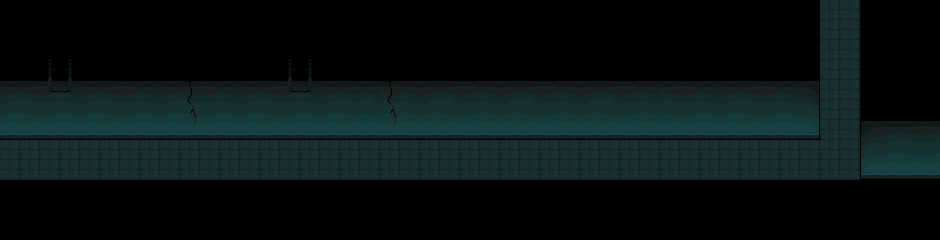

This is a level from a 2D game, rendered from its Tiled map with the project's own tilesets. A one-line summary and the complete map file follow:
An orthogonal 47x12 tile map with 20x20 px tiles, 2 tile layers (Tile Layer 1, Tile Layer 2) and 11 objects (4x monitor, 2x door, start).

<map version="1.4" tiledversion="1.4.3" orientation="orthogonal" renderorder="right-down" width="47" height="12" tilewidth="20" tileheight="20" infinite="0" nextlayerid="7" nextobjectid="351">
 <editorsettings>
  <export target="tiledata.lua" format="lua" />
 </editorsettings>
 <tileset firstgid="1" source="../../Tilesets/lab1.tsx" />
 <layer id="1" name="Tile Layer 1" width="47" height="12">
  <data encoding="csv">
1,1,1,1,1,1,1,1,1,1,1,1,1,1,1,1,1,1,1,1,1,1,1,1,1,1,1,1,1,1,1,1,1,1,1,1,1,1,1,1,1,2,2,1,1,1,1,
1,1,1,1,1,1,1,1,1,1,1,1,1,1,1,1,1,1,1,1,1,1,1,1,1,1,1,1,1,1,1,1,1,1,1,1,1,1,1,1,1,2,2,1,1,1,1,
1,1,1,1,1,1,1,1,1,1,1,1,1,1,1,1,1,1,1,1,1,1,1,1,1,1,1,1,1,1,1,1,1,1,1,1,1,1,1,1,1,2,2,1,1,1,1,
1,1,1,1,1,1,1,1,1,1,1,1,1,1,1,1,1,1,1,1,1,1,1,1,1,1,1,1,1,1,1,1,1,1,1,1,1,1,1,1,1,2,2,1,1,1,1,
9,10,11,12,9,10,11,12,9,31,11,12,9,10,11,12,9,10,10,31,12,9,10,11,12,9,10,11,12,9,10,11,12,10,11,12,9,10,11,12,13,2,2,1,1,1,1,
16,17,18,19,16,17,18,19,16,38,18,19,16,17,18,19,16,17,17,38,19,16,17,18,19,16,17,18,19,16,17,18,19,17,18,19,16,17,18,19,20,2,2,1,1,1,1,
23,24,25,26,23,24,25,26,23,45,25,26,23,24,25,26,23,24,24,45,26,23,24,25,26,23,24,25,26,23,24,25,26,24,25,26,23,24,25,26,27,2,2,8,9,10,11,
2,2,2,2,2,2,2,2,2,2,2,2,2,2,2,2,2,2,2,2,2,2,2,2,2,2,2,2,2,2,2,2,2,2,2,2,2,2,2,2,2,2,2,15,16,17,18,
2,2,2,2,2,2,2,2,2,2,2,2,2,2,2,2,2,2,2,2,2,2,2,2,2,2,2,2,2,2,2,2,2,2,2,2,2,2,2,2,2,2,2,22,23,24,25,
1,1,1,1,1,1,1,1,1,1,1,1,1,1,1,1,1,1,1,1,1,1,1,1,1,1,1,1,1,1,1,1,1,1,1,1,1,1,1,1,1,1,1,1,1,1,1,
1,1,1,1,1,1,1,1,1,1,1,1,1,1,1,1,1,1,1,1,1,1,1,1,1,1,1,1,1,1,1,1,1,1,1,1,1,1,1,1,1,1,1,1,1,1,1,
1,1,1,1,1,1,1,1,1,1,1,1,1,1,1,1,1,1,1,1,1,1,1,1,1,1,1,1,1,1,1,1,1,1,1,1,1,1,1,1,1,1,1,1,1,1,1
</data>
 </layer>
 <layer id="2" name="Tile Layer 2" width="47" height="12">
  <data encoding="csv">
0,0,0,0,0,0,0,0,0,0,0,0,0,0,0,0,0,0,0,0,0,0,0,0,0,0,0,0,0,0,0,0,0,0,0,0,0,0,0,0,0,0,0,0,0,0,0,
0,0,0,0,0,0,0,0,0,0,0,0,0,0,0,0,0,0,0,0,0,0,0,0,0,0,0,0,0,0,0,0,0,0,0,0,0,0,0,0,0,0,0,0,0,0,0,
0,0,0,0,0,0,0,0,0,0,0,0,0,0,0,0,0,0,0,0,0,0,0,0,0,0,0,0,0,0,0,0,0,0,0,0,0,0,0,0,0,0,0,0,0,0,0,
0,0,33,34,0,0,0,0,0,0,0,0,0,0,33,34,0,0,0,0,0,0,0,0,0,0,0,0,0,0,0,0,0,0,0,0,0,0,0,0,0,0,0,0,0,0,0,
0,0,40,41,0,0,0,0,0,0,0,0,0,0,40,41,0,0,0,0,0,0,0,0,0,0,0,0,0,0,0,0,0,0,0,0,0,0,0,0,0,0,0,0,0,0,0,
0,0,0,0,0,0,0,0,0,0,0,0,0,0,0,0,0,0,0,0,0,0,0,0,0,0,0,0,0,0,0,0,0,0,0,0,0,0,0,0,0,0,0,0,0,0,0,
0,0,0,0,0,0,0,0,0,0,0,0,0,0,0,0,0,0,0,0,0,0,0,0,0,0,0,0,0,0,0,0,0,0,0,0,0,0,0,0,0,0,0,0,0,0,0,
0,0,0,0,0,0,0,0,0,0,0,0,0,0,0,0,0,0,0,0,0,0,0,0,0,0,0,0,0,0,0,0,0,0,0,0,0,0,0,0,0,0,0,0,0,0,0,
0,0,0,0,0,0,0,0,0,0,0,0,0,0,0,0,0,0,0,0,0,0,0,0,0,0,0,0,0,0,0,0,0,0,0,0,0,0,0,0,0,0,0,0,0,0,0,
0,0,0,0,0,0,0,0,0,0,0,0,0,0,0,0,0,0,0,0,0,0,0,0,0,0,0,0,0,0,0,0,0,0,0,0,0,0,0,0,0,0,0,0,0,0,0,
0,0,0,0,0,0,0,0,0,0,0,0,0,0,0,0,0,0,0,0,0,0,0,0,0,0,0,0,0,0,0,0,0,0,0,0,0,0,0,0,0,0,0,0,0,0,0,
0,0,0,0,0,0,0,0,0,0,0,0,0,0,0,0,0,0,0,0,0,0,0,0,0,0,0,0,0,0,0,0,0,0,0,0,0,0,0,0,0,0,0,0,0,0,0
</data>
 </layer>
 <objectgroup id="4" name="collision">
  <object id="337" x="0" y="180" width="860" height="20" />
  <object id="338" x="0" y="120" width="820" height="20" />
  <object id="344" x="860" y="0" width="20" height="180" />
  <object id="345" x="800" y="0" width="20" height="120" />
 </objectgroup>
 <objectgroup id="5" name="events">
  <object id="336" name="start" x="20" y="140" width="20" height="20" />
  <object id="339" name="monitor" x="140" y="100" width="34" height="24">
   <properties>
    <property name="pages" type="int" value="4" />
    <property name="text1" value="ENTRY NUMBER 1" />
    <property name="text2">This is it...[w:8]
Time to do what the Princess has asked me to do.</property>
    <property name="text3" value="I will find out what's wrong." />
    <property name="text4" value="Nobody else has been able to help..." />
   </properties>
  </object>
  <object id="341" name="monitor" x="300" y="100" width="34" height="24">
   <properties>
    <property name="pages" type="int" value="8" />
    <property name="text1" value="ENTRY NUMBER 2" />
    <property name="text2" value="The castle is locked by star power." />
    <property name="text3" value="Unfortunately,[w:8] this power cannot be recreated artificially." />
    <property name="text4" value="Star power can only be derived from stars." />
    <property name="text5" value="So,[w:8] we cannot obtain star power that way." />
    <property name="text6" value="We will have to use what we have now..." />
    <property name="text7" value="The spare keys that the Princess gave me." />
    <property name="text8" value="(Why didn't I think of using them immediately...)" />
   </properties>
  </object>
  <object id="342" name="monitor" x="460" y="100" width="34" height="24">
   <properties>
    <property name="pages" type="int" value="6" />
    <property name="text1" value="ENTRY NUMBER 3" />
    <property name="text2" value="I've switched to typing on my phone,[w:8] since I'm in the castle now." />
    <property name="text3" value="Though it seems as if nobody else is with me." />
    <property name="text4" value="The castle feels quieter than normal... not even the Princess is here." />
    <property name="text5" value="I must continue my search anyway." />
    <property name="text6" value="They called me here for a reason." />
   </properties>
  </object>
  <object id="343" name="monitor" x="620" y="100" width="34" height="24">
   <properties>
    <property name="pages" type="int" value="5" />
    <property name="text1" value="ENTRY NUMBER 5" />
    <property name="text2" value="There's nobody here." />
    <property name="text3" value="I've been here for seemingly hours, and I can't find a single toad." />
    <property name="text4" value="Where is everyone?" />
    <property name="text5" value="What happened?" />
   </properties>
  </object>
  <object id="347" name="door" x="820" y="0" width="20" height="20">
   <properties>
    <property name="map" value="lab2" />
    <property name="x" type="int" value="148" />
    <property name="y" type="int" value="0" />
   </properties>
  </object>
  <object id="350" name="door" x="840" y="0" width="20" height="20">
   <properties>
    <property name="map" value="lab2" />
    <property name="x" type="int" value="148" />
    <property name="y" type="int" value="0" />
   </properties>
  </object>
 </objectgroup>
</map>
